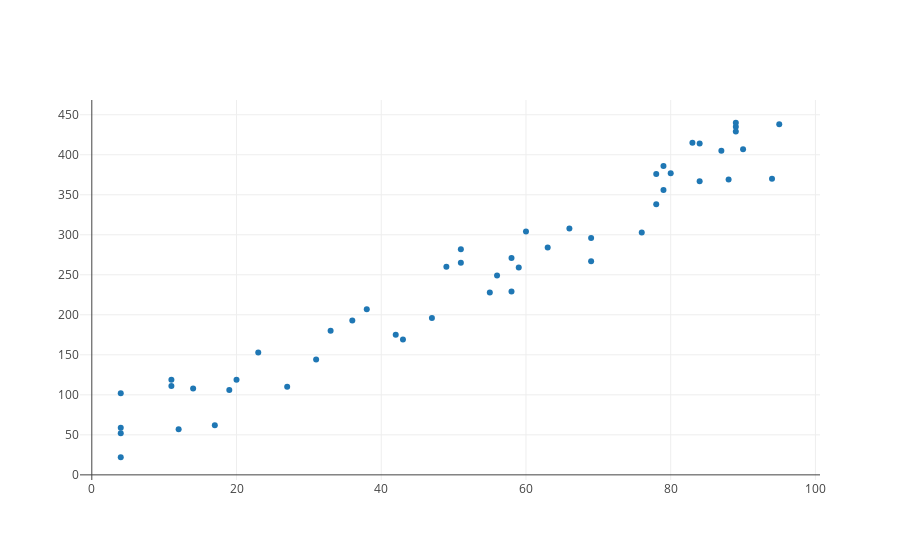

Write notebook code for a chart like this one.
### Code cell
noisy_data_trace = trace_values(temps.reshape(50), noisy_customers)
plot([noisy_data_trace])

### Figure 1 — Plotly figure (JSON) as saved in the notebook; plotly's stock layout.template omitted (floating-point values rounded to 4 significant figures)
{"data": [{"mode": "markers", "name": "data", "text": [], "type": "scatter", "uid": "1c518b5f-d653-4f73-82a8-13e686aee232", "x": [80, 58, 51, 59, 84, 60, 78, 27, 84, 63, 78, 4, 19, 17, 51, 43, 88, 87, 56, 38, 36, 23, 89, 66, 12, 90, 69, 79, 33, 94, 49, 89, 11, 55, 4, 89, 11, 20, 4, 4, 69, 42, 58, 76, 31, 95, 83, 47, 14, 79], "y": [377, 271, 265, 259, 414, 304, 338, 110, 367, 284, 376, 52, 106, 62, 282, 169, 369, 405, 249, 207, 193, 153, 435, 308, 57, 407, 296, 386, 180, 370, 260, 429, 111, 228, 102, 440, 119, 119, 22, 59, 267, 175, 229, 303, 144, 438, 415, 196, 108, 356]}], "layout": {"autosize": true, "xaxis": {"autorange": true, "range": [-2.134, 101.1], "type": "linear"}, "yaxis": {"autorange": true, "range": [-8.618, 470.6], "type": "linear"}}}
